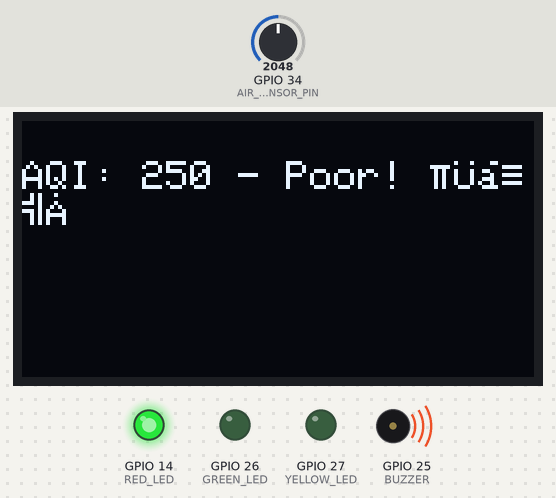
Recording of a sketch running on a simulated ESP32. On the bench: 128×64 one-colour display, output pins drawn as LEDs (lit = HIGH), buzzer (waves = sounding, pin HIGH). The test bench sets the inputs (shaded band); at power-on: GPIO 34 (AIR_SENSOR_PIN) = 2048. What the sketch prints to the serial monitor is not drawn.

Above: at 3.2 s.
3.3 s: GPIO 34 (AIR_SENSOR_PIN) set to 1705
At 5.1 s:
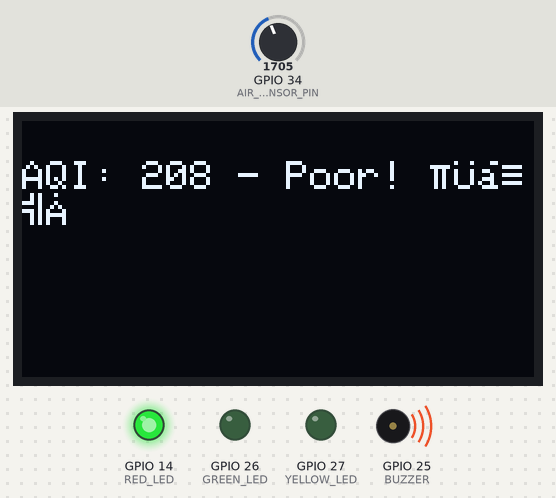
6.0 s: GPIO 34 (AIR_SENSOR_PIN) set to 1573
At 7.6 s:
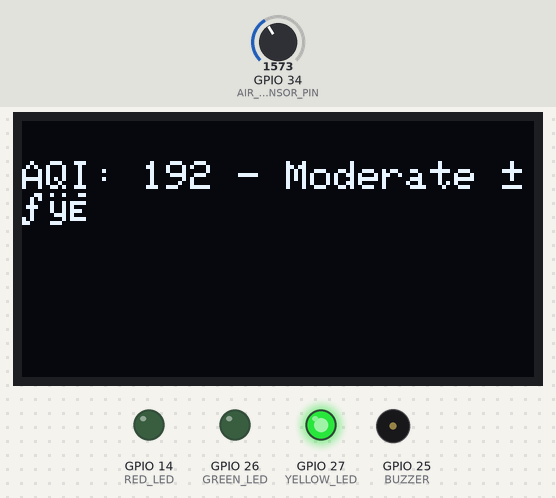
8.7 s: GPIO 34 (AIR_SENSOR_PIN) set to 875
At 11.3 s:
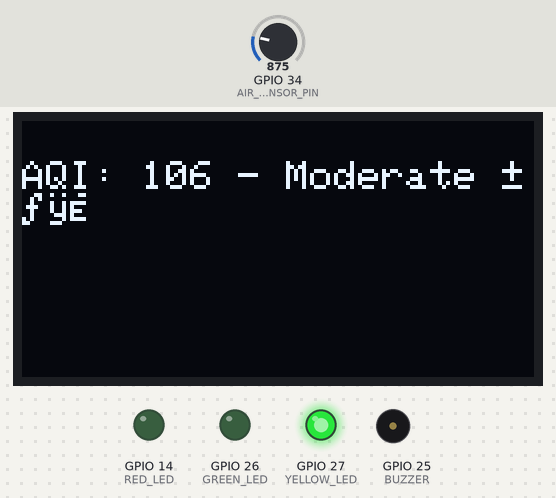
11.6 s: GPIO 34 (AIR_SENSOR_PIN) set to 781
At 12.6 s:
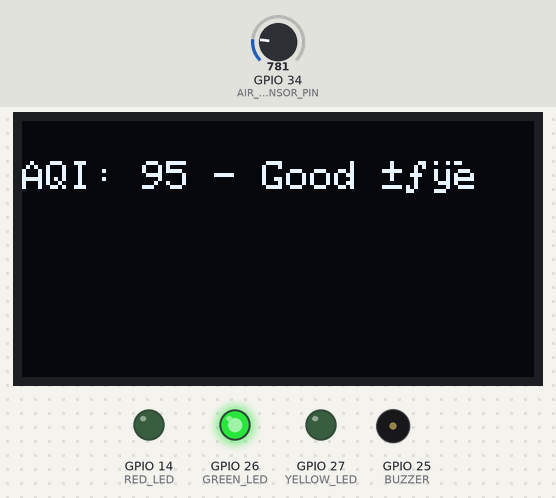
Timing chart, 0 to 14.6 s (numbered marks = the images above; inputs shaded):
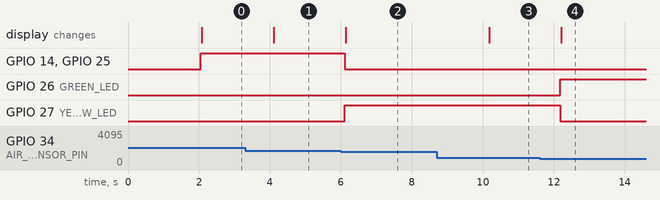

The sketch:

sketch.ino
```cpp
#include <Wire.h>
#include <Adafruit_GFX.h>
#include <Adafruit_SSD1306.h>

#define SCREEN_WIDTH 128
#define SCREEN_HEIGHT 64
#define OLED_RESET    -1
Adafruit_SSD1306 display(SCREEN_WIDTH, SCREEN_HEIGHT, &Wire, OLED_RESET);

#define AIR_SENSOR_PIN 34  // Simulated Air Quality Sensor (Potentiometer)
#define GREEN_LED 26  // Good Air Quality
#define YELLOW_LED 27  // Moderate Air Quality
#define RED_LED 14  // Poor Air Quality
#define BUZZER 25  // Alarm for Poor Air Quality

void setup() {
    Serial.begin(115200);

    pinMode(AIR_SENSOR_PIN, INPUT);
    pinMode(GREEN_LED, OUTPUT);
    pinMode(YELLOW_LED, OUTPUT);
    pinMode(RED_LED, OUTPUT);
    pinMode(BUZZER, OUTPUT);

    digitalWrite(GREEN_LED, LOW);
    digitalWrite(YELLOW_LED, LOW);
    digitalWrite(RED_LED, LOW);
    digitalWrite(BUZZER, LOW);

    // Initialize OLED display
    if (!display.begin(SSD1306_SWITCHCAPVCC, 0x3C)) {
        Serial.println("SSD1306 allocation failed");
        for (;;);
    }

    display.clearDisplay();
    display.setTextSize(1);
    display.setTextColor(WHITE);
    display.setCursor(0, 0);
    display.println("Indoor Air Quality System");
    display.display();
    delay(2000);
}

void loop() {
    int airValue = analogRead(AIR_SENSOR_PIN);
    int airQuality = map(airValue, 0, 4095, 0, 500);  // AQI range from 0 to 500

    Serial.print("Air Quality Index: ");
    Serial.println(airQuality);

    // Update OLED Display
    display.clearDisplay();
    display.setCursor(0, 10);
    display.print("AQI: ");
    display.print(airQuality);

    // Air Quality Conditions
    if (airQuality < 100) {  // Good
        digitalWrite(GREEN_LED, HIGH);
        digitalWrite(YELLOW_LED, LOW);
        digitalWrite(RED_LED, LOW);
        digitalWrite(BUZZER, LOW);
        display.println(" - Good 😊");
    } else if (airQuality >= 100 && airQuality < 200) {  // Moderate
        digitalWrite(GREEN_LED, LOW);
        digitalWrite(YELLOW_LED, HIGH);
        digitalWrite(RED_LED, LOW);
        digitalWrite(BUZZER, LOW);
        display.println(" - Moderate 😐");
    } else {  // Poor
        digitalWrite(GREEN_LED, LOW);
        digitalWrite(YELLOW_LED, LOW);
        digitalWrite(RED_LED, HIGH);
        digitalWrite(BUZZER, HIGH);
        display.println(" - Poor! ⚠️");
    }

    display.display();
    delay(2000);
}
```

Measured:
- the behaviour switches between 1638 and 1637 on GPIO 34 (AIR_SENSOR_PIN) (found by bisection; images 1 and 2)
- the behaviour switches between 819 and 818 on GPIO 34 (AIR_SENSOR_PIN) (found by bisection; images 3 and 4)
- after the input at 3.3 s, the display: changes after 0.81 s (image 1)
- after the input at 6.0 s, GPIO 14 (RED_LED), GPIO 25 (BUZZER): HIGH → LOW after 0.11 s; GPIO 27 (YELLOW_LED): LOW → HIGH after 0.11 s; the display: changes after 0.13 s (image 2)
- after the input at 8.7 s, the display: changes after 1.5 s (image 3)
- after the input at 11.6 s, GPIO 26 (GREEN_LED): LOW → HIGH after 0.59 s; GPIO 27 (YELLOW_LED): HIGH → LOW after 0.59 s; the display: changes after 0.61 s (image 4)
